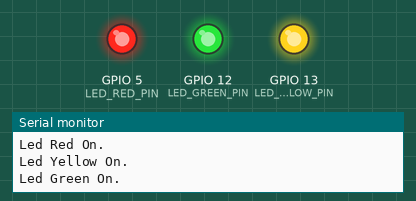
Bench run of a sketch on a simulated ESP32. Parts: output pins drawn as LEDs (lit = HIGH), the last lines printed to the serial monitor.

Above: at 0.5 s.
At 2.5 s:
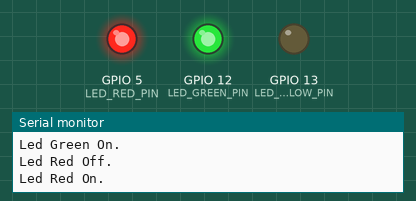
At 3.5 s:
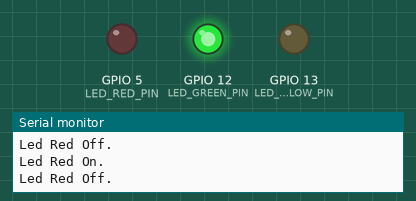
At 4.5 s:
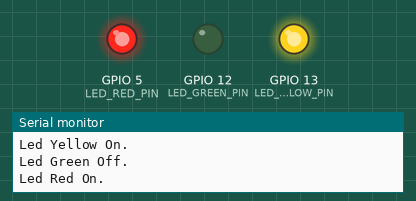
At 6.5 s:
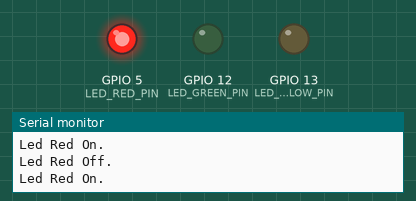
At 9.5 s:
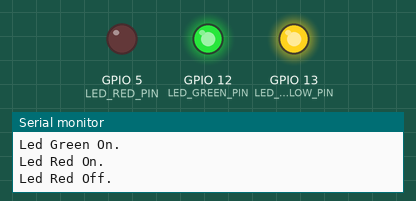
Timing chart, 0 to 10.4 s (numbered marks = the images above):
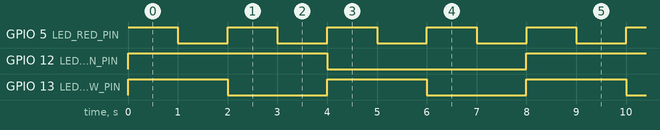

The sketch:

lights.ino
```cpp
#define LED_RED_PIN     5
#define LED_YELLOW_PIN  13
#define LED_GREEN_PIN   12

void led_red_task(void *parameters) {
  while (1) {
    digitalWrite(LED_RED_PIN, HIGH);
    Serial.println("Led Red On.\n");
    vTaskDelay(1000 / portTICK_PERIOD_MS);
    digitalWrite(LED_RED_PIN, LOW);
    Serial.println("Led Red Off.\n");
    vTaskDelay(1000 / portTICK_PERIOD_MS);
  }
}

void led_yellow_task(void *parameters) {
  while (1) {
    digitalWrite(LED_YELLOW_PIN, HIGH);
    Serial.println("Led Yellow On.\n");
    vTaskDelay(2000 / portTICK_PERIOD_MS);
    digitalWrite(LED_YELLOW_PIN, LOW);
    vTaskDelay(2000 / portTICK_PERIOD_MS);
    Serial.println("Led Yellow Off.\n");
  }
}

void led_green_task(void *parameters) {
  while (1) {
    digitalWrite(LED_GREEN_PIN, HIGH);
    Serial.println("Led Green On.\n");
    vTaskDelay(4000 / portTICK_PERIOD_MS);
    digitalWrite(LED_GREEN_PIN, LOW);
    Serial.println("Led Green Off.\n");
    vTaskDelay(4000 / portTICK_PERIOD_MS);
  }
}

void setup() {
  Serial.begin(9600);
  pinMode(LED_RED_PIN, OUTPUT);
  pinMode(LED_YELLOW_PIN, OUTPUT);
  pinMode(LED_GREEN_PIN, OUTPUT);

  xTaskCreate(led_red_task, "Red", 1024, NULL, 3, NULL);
  xTaskCreate(led_yellow_task, "Yellow", 1024, NULL, 3, NULL);
  xTaskCreate(led_green_task, "Green", 1024, NULL, 3, NULL);
}

void loop() {
}
```

Measured:
- by itself, GPIO 5 (LED_RED_PIN): alternates HIGH for 1.0 s and LOW for 1.0 s
- by itself, GPIO 12 (LED_GREEN_PIN): alternates HIGH for 4.0 s and LOW for 4.0 s
- by itself, GPIO 13 (LED_YELLOW_PIN): alternates HIGH for 2.0 s and LOW for 2.0 s
